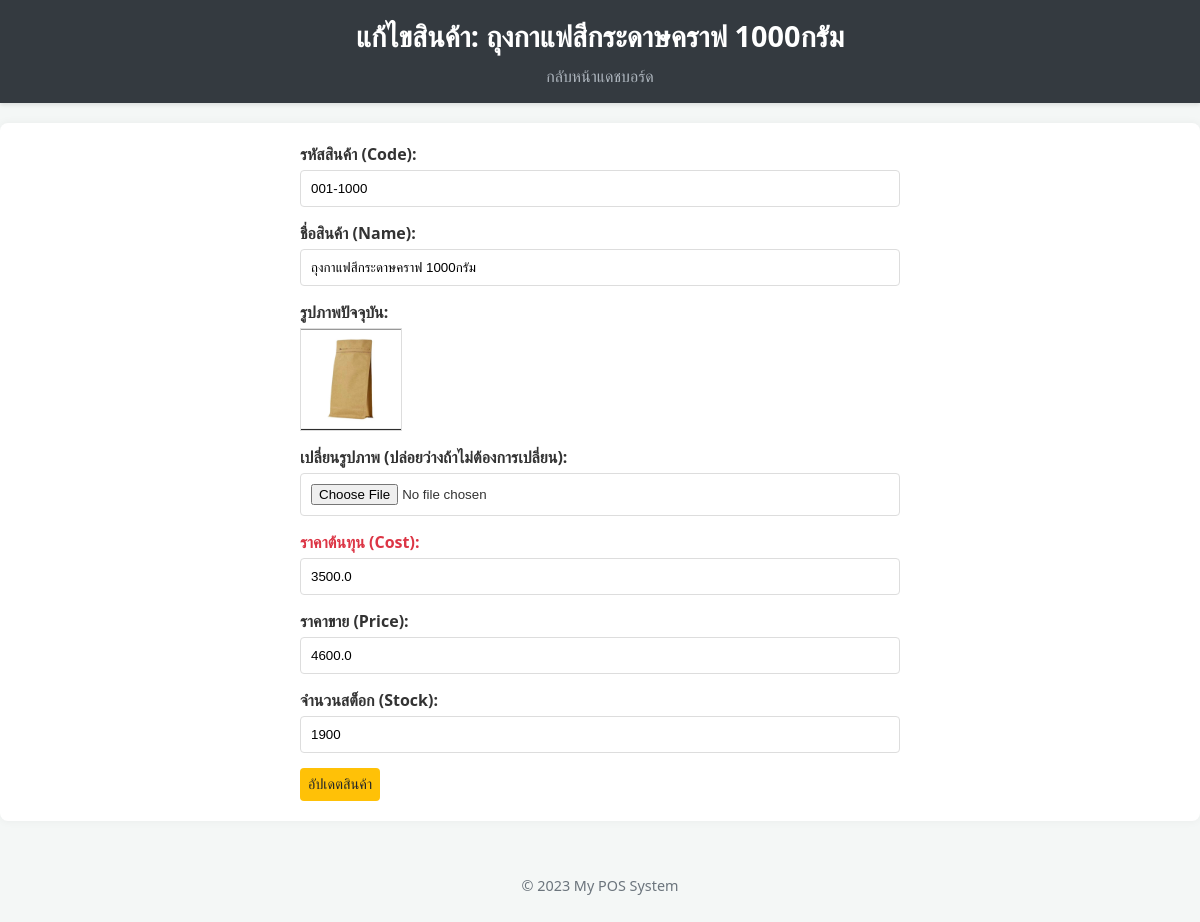
Screenshot of /edit_product/1 with the database file from the repository.
### app.py (models this page shows, shortened)
class Product(db.Model):
    id = db.Column(db.Integer, primary_key=True)
    name = db.Column(db.String(100), nullable=False)
    price = db.Column(db.Float, nullable=False)
    stock = db.Column(db.Integer, nullable=False)
    image_file = db.Column(db.String(20), nullable=False, default='default.jpg')
    code = db.Column(db.String(20), unique=True, nullable=True)
    cost = db.Column(db.Float, nullable=False, default=0.0)

### app.py (the view, shortened to what this page needs)
@app.route('/edit_product/<int:product_id>', methods=['GET', 'POST'])
def edit_product(product_id):
    product = Product.query.get_or_404(product_id)
    return render_template('edit_product.html', product=product)

### templates/edit_product.html (shortened to what this page needs)
<!DOCTYPE html>
<html lang="th">
<head>
    <link rel="stylesheet" href="{{ url_for('static', filename='css/style.css') }}?v={{ range(1, 10000) | random }}">
</head>
<body>
    <header>
        <h1>แก้ไขสินค้า: {{ product.name }}</h1>
        <nav>
            <a href="{{ url_for('index') }}">กลับหน้าแดชบอร์ด</a>
        </nav>
    </header>
    <main>
        <form method="POST" enctype="multipart/form-data">
            <div>
                <label for="code">รหัสสินค้า (Code):</label>
                <input type="text" id="code" name="code" value="{{ product.code }}" required>
            </div>
            <div>
                <label for="name">ชื่อสินค้า (Name):</label>
                <input type="text" id="name" name="name" value="{{ product.name }}" required>
            </div>
            <div>
                <label>รูปภาพปัจจุบัน:</label>
                <img src="{{ url_for('static', filename='product_images/' + product.image_file) }}" alt="{{ product.name }}" style="max-width: 100px; height: auto; margin-bottom: 10px; border: 1px solid #ddd;">
                <label for="image">เปลี่ยนรูปภาพ (ปล่อยว่างถ้าไม่ต้องการเปลี่ยน):</label>
                <input type="file" id="image" name="image" accept="image/*">
            </div>
            <div>
                <label for="cost" style="color: #dc3545;">ราคาต้นทุน (Cost):</label>
                <input type="number" id="cost" name="cost" step="0.01" value="{{ product.cost }}" required>
            </div>
            <div>
                <label for="price">ราคาขาย (Price):</label>
                <input type="number" id="price" name="price" step="0.01" value="{{ product.price }}" required>
            </div>
            <div>
                <label for="stock">จำนวนสต็อก (Stock):</label>
                <input type="number" id="stock" name="stock" value="{{ product.stock }}" required>
            </div>
            <button type="submit" class="edit-btn">อัปเดตสินค้า</button>
        </form>
    </main>
    <footer>
        <p>&copy; 2023 My POS System</p>
    </footer>
</body>
</html>

### static/css/style.css (style rules this page uses)
body { font-family: 'Segoe UI', Tahoma, Geneva, Verdana, sans-serif; margin: 0; padding: 0; background-color: #f4f7f6; color: #333; }
header { background-color: #343a40; color: white; padding: 1rem 0; box-shadow: 0 2px 4px rgba(0,0,0,0.1); }
header h1 { text-align: center; margin: 0; font-size: 1.8rem; }
nav { text-align: center; margin-top: 10px; }
nav a { color: #adb5bd; text-decoration: none; padding: 8px 15px; margin: 0 5px; border-radius: 4px; transition: all 0.3s ease; border: 1px solid transparent; }
main { padding: 20px; max-width: 1200px; margin: 20px auto; background: white; border-radius: 8px; box-shadow: 0 0 10px rgba(0,0,0,0.05); }
footer { text-align: center; padding: 20px; margin-top: 20px; color: #6c757d; font-size: 0.9em; }
form { max-width: 600px; margin: 0 auto; }
form div { margin-bottom: 15px; }
label { display: block; margin-bottom: 5px; font-weight: bold; }
input[type="text"], input[type="number"], input[type="file"] { width: 100%; padding: 10px; border: 1px solid #ddd; border-radius: 4px; box-sizing: border-box; }
button, .button { display: inline-block; background-color: #007bff; color: white; padding: 10px 20px; border: none; border-radius: 4px; cursor: pointer; text-decoration: none; font-size: 1rem; transition: background-color 0.3s ease; }
.edit-btn { background-color: #ffc107; color: #212529; flex: 1; text-align: center; padding: 8px; font-size: 0.9rem; }

### rows the page displays
Product: name "ถุงกาแฟสีกระดาษคราฟ 1000กรัม", code "001-1000", image_file (picture), cost "3500.0", price "4600.0", stock "1900"
